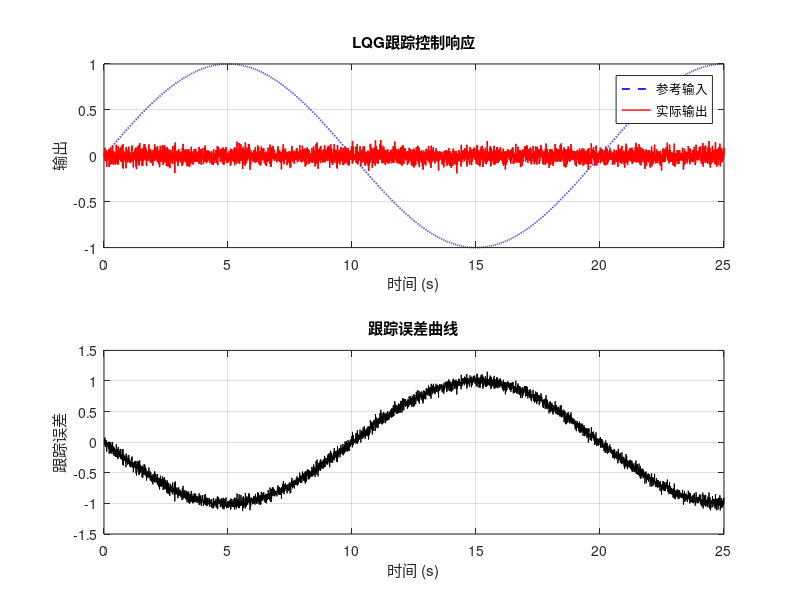

This figure's MATLAB source:

clear; clc; close all;
rng(1);                 % 固定随机种子，便于重复实验

%% 1. 系统参数
a1 = -0.3874;
a2 =  0.2491;
a3 =  0.0336;

b1 =  1.9356;
b2 = -0.5524;
b3 =  0.2929;

c1 = 0.0987;
c2 = 0.0409;
c3 = 0.0793;

%% 2. 误差系统的状态空间矩阵
A0 = [-a1, 1, 0, 0;
      -a2, 0, 1, 0;
      -a3, 0, 0, 1;
        0, 0, 0, 0];

B0 = [b1; b2; b3; 0];
C0 = [1, 0, 0, 0];
D0 = [-1; -a1; -a2; -a3];

Kf = [1; c1; c2; c3];

%% 3. LQ反馈增益
Q = C0' * C0;
R = 1;

[Ku, S, poles] = dlqr(A0, B0, Q, R);
disp('LQ反馈增益 Ku = ');
disp(Ku);

%% 4. 仿真参数
T0 = 0.005;
N = 5000;
t = (0:N-1)' * T0;

yr = sin(0.1*pi*t);
v = 0.05*randn(N,1);

y = zeros(N,1);
u = zeros(N,1);
e = zeros(N,1);

xBar = zeros(4,1);     % 预测状态

%% 5. 闭环仿真
for k = 4:N

    % 由原始差分方程生成实际输出
    y(k) = -a1*y(k-1) - a2*y(k-2) - a3*y(k-3) ...
           + b1*u(k-1) + b2*u(k-2) + b3*u(k-3) ...
           + v(k) + c1*v(k-1) + c2*v(k-2) + c3*v(k-3);

    % 当前跟踪误差
    e(k) = y(k) - yr(k);

    % 状态估计
    xHat = xBar + Kf*(e(k) - C0*xBar);

    % LQ控制律
    u(k) = -Ku*xHat;

    % 下一时刻状态预测
    if k < N
        xBar = A0*xHat + B0*u(k) + D0*yr(k+1);
    end
end

%% 6. 绘图
figure;

subplot(2,1,1);
plot(t,yr,'b--','LineWidth',1.2); hold on;
plot(t,y,'r','LineWidth',1);
grid on;
legend('参考输入','实际输出');
xlabel('时间 (s)');
ylabel('输出');
title('LQG跟踪控制响应');

subplot(2,1,2);
plot(t,e,'k');
grid on;
xlabel('时间 (s)');
ylabel('跟踪误差');
title('跟踪误差曲线');
